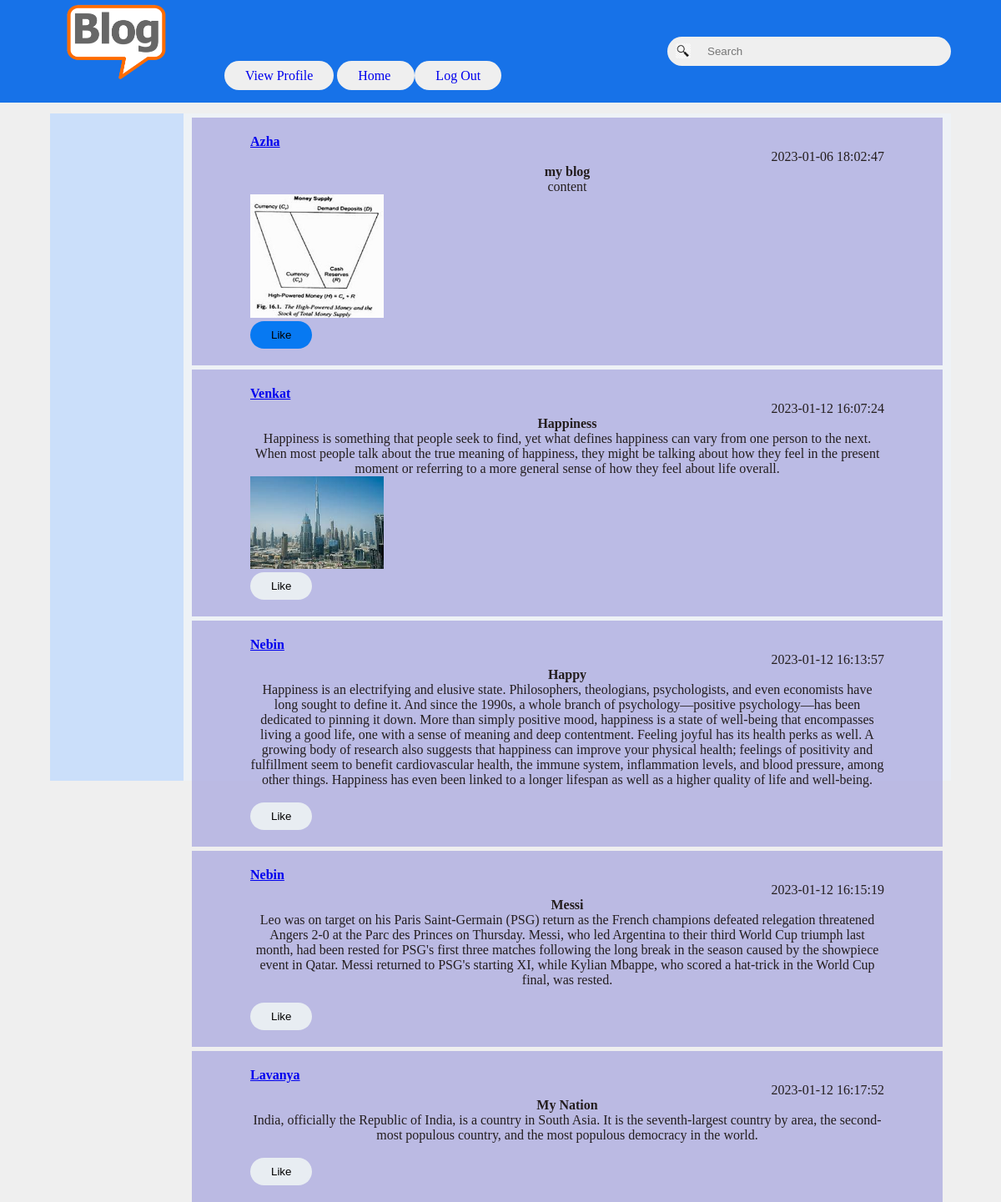
The app's page /Dan/home with its own data.
### main.py (models this page shows)
class Posts(db.Model):
  post_id = db.Column(db.Integer,
                      nullable=False,
                      unique=True,
                      primary_key=True)
  user = db.Column(db.String,
                   db.ForeignKey("userdetails.username"),
                   nullable=False)
  title = db.Column(db.String, nullable=False)
  description = db.Column(db.String, nullable=False)
  content = db.Column(db.String, nullable=False)
  date = db.Column(db.String, nullable=False)

### main.py (the view)
@app.route('/<user_name>/home', methods=['GET', 'POST','DELETE'])
def homepage(user_name):
  if request.method == 'GET':
    db.create_all()
    q = request.args.get('q')
    pos = Posts.query.all()
    P = []
    I=None
    for i in pos:
      if i.user != user_name:
        d=i.date
        I=Image.query.filter_by(post_id=i.post_id).first()
        L=Like.query.filter_by(p_id=i.post_id,by=user_name).first()
        if I:
          if L:
            P.append(['get',
                      'liked',
                      i.user,
                      i.title,
                      i.content,
                      d[0:19],
                      i.post_id,
                      '/static/'+I.img_path])
          else:
            P.append(['post',
                      'notliked',
                      i.user,
                      i.title,
                      i.content,
                      d[0:19],
                      i.post_id,
                      '/static/'+I.img_path])
        else:
          if L:
            P.append(['get',
                      'liked',
                      i.user,
                      i.title,
                      i.content,
                      d[0:19],
                      i.post_id])
          else:
            P.append(['post',
                      'notliked',
                      i.user,
                      i.title,
                      i.content,
                      d[0:19],
                      i.post_id])
    if q:
      uu = user_name
      u = Userdetails.query.filter(Userdetails.username.contains(q))
      su = []
      for i in u:
        if i.username!=user_name:
          su.append([i.username, i.first_name])
      return render_template('home.html',
                             results=su,
                             uu=uu,
                             user_name=user_name)
    else:
      return render_template('home0.html', P=P, user_name=user_name,I=I)

### templates/home0.html (shortened to what this page needs)
<!DOCTYPE html>
<head>
  <link rel="stylesheet" type="text/css" href={{url_for('static',filename='Style4.css')}}>
</head>
<body>
  <nav>
    <div class="l">
      <img src={{url_for('static',filename='Blog_pic.png')}} class='logo'>
      <a class="Links" href="/{{user_name}}/profile">View Profile</a>
      <a class="Links" href="/{{user_name}}/home">Home </a>
      <a class="Links" href="/login"> Log Out </a>
      <ul>
      </ul>
    </div>
    <div class="r" >
      <div class="search-box">
        <img src={{url_for('static',filename='search.jpg')}}>
        <form class='s'>
        <input name ='q' type="text" placeholder="Search">
        <input name = 'searchb' type="button" placeholder="Search">
        </form>
    </div>
  </nav>
  <div class="container">
    <div class="lc">
    </div>
    <div class="mc">
      {% for p in P %}
      <div class="results">
        <a class="userlink" href = "/{{user_name}}/profileof/{{p[2]}}"><p class="pt">{{p[2]}}</p2></a>
        <p class="pd">{{p[5]}}</p>
        <p class="pu">{{p[3]}}</p>
        <p class="pc">{{p[4]}}</p>
        <img  class='pp' src={{p[7]}}>
        <form action='/{{user_name}}/{{p[6]}}/like' method="{{p[0]}}" >
          <input type='submit' class={{p[1]}} name=l value='Like'>
        </form >
      </div>
      {% endfor %}
    </div>
  </div>
</body>
</html>

### static/Style4.css (style rules this page uses)
* { margin: 0; padding: 0; font:-family:'poppins','sans-serif'; }
body { background: #efefef; }
.Links { padding: 9px 25px; background-color: #efefef; border: none; border-radius: 50px; box-sizing: border-box cursor: pointer; transition: all 0.3s ease 0s; position: relative; text-decoration: none; }
.liked { padding: 9px 25px; background-color: #0779f2; border: none; border-radius: 50px; box-sizing: border-box cursor: pointer; transition: all 0.3s ease 0s; position: relative; text-decoration: none; }
.notliked { padding: 9px 25px; background-color: #e8edf2; border: none; border-radius: 50px; box-sizing: border-box cursor: pointer; transition: all 0.3s ease 0s; position: relative; text-decoration: none; }
nav { display: flex; align-items: center; justify-content: space-between; background: #1772e8; padding: 5px 5%; position: sticky; top: 0; z-index: 100; }
.logo { width: 160px; margin-right: 45px; }
.search-box { background: #efefef; width: 320px; border-radius: 20px; display: flex; align-items: center; padding: 0 10px; }
.search-box img { width: 18px; }
.search-box input { width: 100px; background: transparent; padding: 10px; outline: none; border: 0; }
.container { display:flex; justify-content: space-between; padding: 13px 5%; }
.lc { background: #cbdffa; flex-basis: 25%; position: sticky; top: 70px; align-self: flex-start; height: 100vh; }
.mc { background: #eef2f6; flex-basis: 73%; position: sticky; top: 70px; align-self: flex-start; height: 100vh; }
.results { width: 900px ; background-color: #a5a4dfb3; color: #241e1e; top: 10%; left: 20%; position:;clip transform: translate(-50%,-50%); box-sizing: border-box; padding: 20px 70px; border-color: #000; margin: 5px 10px 5px 10px }
.pu { text-align: center; font-size: 50 px; font-weight: bold; }
.pc { text-align:center; font-size: 30 px; }
.pt { text-align:left; font-size: 15 px; font-weight: bold; }
.userlink { text-align: top; font-size: 10 px; font-weight: bold; }
.pp { width: 160px; margin-right: 95px; }
.pd { text-align: right; font-size: 20 px; }
.s { margin-left:10px; }

### records on screen
Posts: user "Azha", date "2023-01-06 18:02:47", title "my blog", content "content", shows a picture
Posts: user "Venkat", date "2023-01-12 16:07:24", title "Happiness", content "Happiness is something that people seek to find, yet what defines happiness can vary from one person to the next. When most people talk about the true meaning of happiness, they might be talking about how they feel in the present moment or referring to a more general sense of how they feel about life overall.", shows a picture
Posts: user "Nebin", date "2023-01-12 16:13:57", title "Happy", content "Happiness is an electrifying and elusive state. Philosophers, theologians, psychologists, and even economists have long sought to define it. And since the 1990s, a whole branch of psychology—positive psychology—has been dedicated to pinning it down. More than simply positive mood, happiness is a state of well-being that encompasses living a good life, one with a sense of meaning and deep contentment. Feeling joyful has its health perks as well. A growing body of research also suggests that happiness can improve your physical health; feelings of positivity and fulfillment seem to benefit cardiovascular health, the immune system, inflammation levels, and blood pressure, among other things.…"
Posts: user "Nebin", date "2023-01-12 16:15:19", title "Messi", content "Leo was on target on his Paris Saint-Germain (PSG) return as the French champions defeated relegation threatened Angers 2-0 at the Parc des Princes on Thursday. Messi, who led Argentina to their third World Cup triumph last month, had been rested for PSG's first three matches following the long break in the season caused by the showpiece event in Qatar. Messi returned to PSG's starting XI, while Kylian Mbappe, who scored a hat-trick in the World Cup final, was rested."
Posts: user "Lavanya", date "2023-01-12 16:17:52", title "My Nation", content "India, officially the Republic of India, is a country in South Asia. It is the seventh-largest country by area, the second-most populous country, and the most populous democracy in the world."
